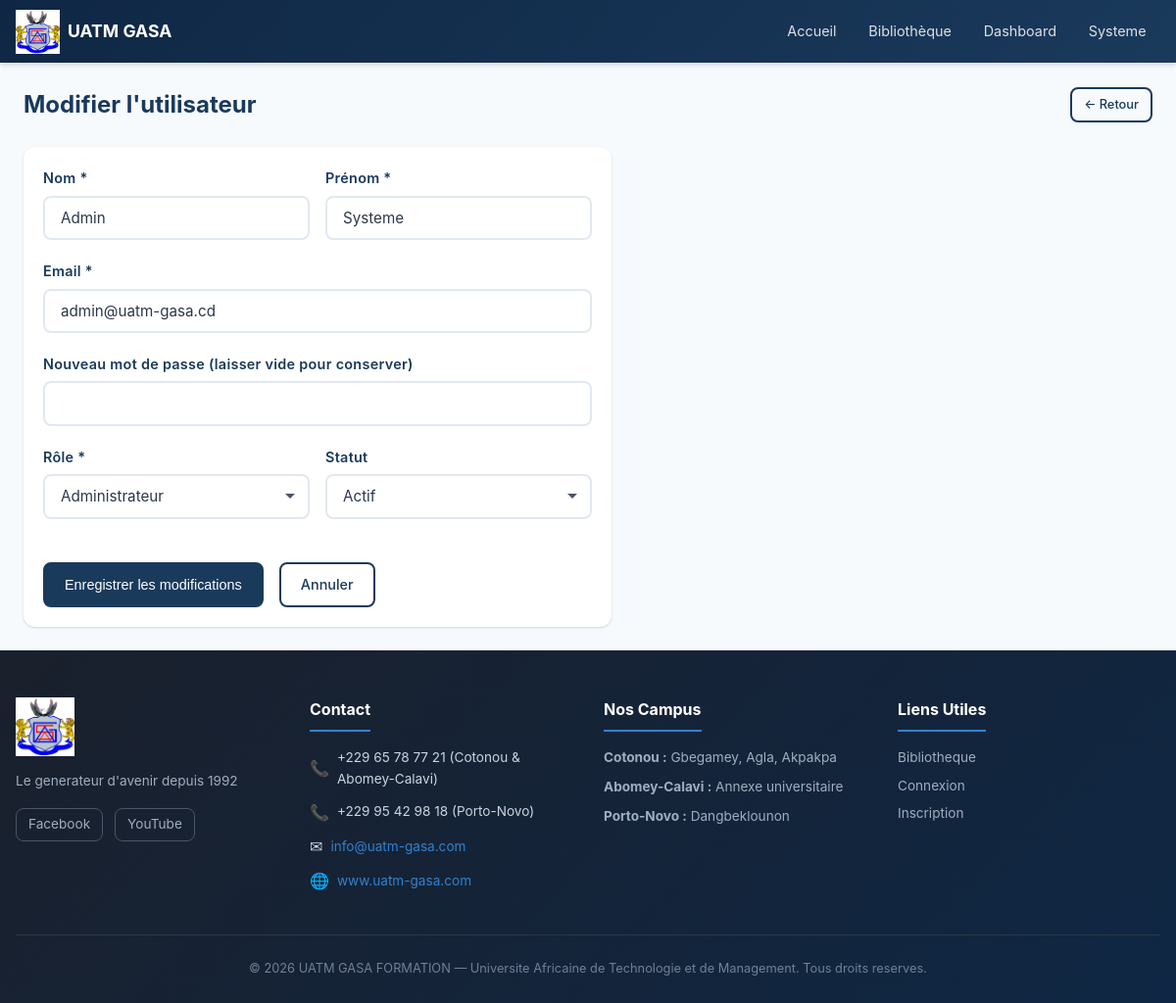
/admin/modifier_utilisateur.php?id=1 (signed in), run on the app's committed database.
### tables this page shows
CREATE TABLE `utilisateurs` (
    `id` INT UNSIGNED NOT NULL AUTO_INCREMENT,
    `role_id` INT UNSIGNED NOT NULL,
    `nom` VARCHAR(100) NOT NULL,
    `prenom` VARCHAR(100) NOT NULL,
    `email` VARCHAR(255) NOT NULL,
    `password` VARCHAR(255) NOT NULL,
    `telephone` VARCHAR(20) DEFAULT NULL,
    `avatar` VARCHAR(255) DEFAULT NULL,
    `statut` ENUM('actif', 'inactif', 'suspendu') DEFAULT 'actif',
    `derniere_connexion` TIMESTAMP NULL DEFAULT NULL,
    `created_at` TIMESTAMP DEFAULT CURRENT_TIMESTAMP,
    `updated_at` TIMESTAMP DEFAULT CURRENT_TIMESTAMP ON UPDATE CURRENT_TIMESTAMP,
    PRIMARY KEY (`id`),
    UNIQUE KEY `uk_utilisateurs_email` (`email`),
    KEY `idx_utilisateurs_role` (`role_id`),
    KEY `idx_utilisateurs_statut` (`statut`),
    CONSTRAINT `fk_utilisateurs_role` FOREIGN KEY (`role_id`) REFERENCES `roles` (`id`) ON DELETE RESTRICT ON UPDATE CASCADE
);

CREATE TABLE `roles` (
    `id` INT UNSIGNED NOT NULL AUTO_INCREMENT,
    `nom` VARCHAR(50) NOT NULL,
    `description` VARCHAR(255) DEFAULT NULL,
    `created_at` TIMESTAMP DEFAULT CURRENT_TIMESTAMP,
    PRIMARY KEY (`id`),
    UNIQUE KEY `uk_roles_nom` (`nom`)
);

### includes/functions.php (called while the page is built, shortened)
<?php
function sanitize($data) {
    return htmlspecialchars(trim((string) $data), ENT_QUOTES, 'UTF-8');
}

### admin/modifier_utilisateur.php (the view, shortened to what this page needs)
<?php
require_once __DIR__ . '/../includes/header.php';
$db = getDBConnection();
$userId = intval($_GET['id'] ?? 0);
$stmt = $db->prepare("SELECT * FROM utilisateurs WHERE id = ?");
$stmt->execute([$userId]);
$user = $stmt->fetch();
$roles = $db->query("SELECT * FROM roles ORDER BY id")->fetchAll();
?>
<div class="dashboard-container">
    <div class="dashboard-header">
        <h1 class="dashboard-title">Modifier l'utilisateur</h1>
        <a href="utilisateurs.php" class="btn btn-outline btn-sm">← Retour</a>
    </div>
    <div class="card" style="max-width: 600px;">
        <div class="card-body">
            <form method="POST" action="" novalidate>
                <div class="form-row">
                    <div class="form-group">
                        <label for="nom">Nom *</label>
                        <input type="text" id="nom" name="nom" class="form-control" value="<?= sanitize($_POST['nom'] ?? $user['nom']) ?>" required>
                    </div>
                    <div class="form-group">
                        <label for="prenom">Prénom *</label>
                        <input type="text" id="prenom" name="prenom" class="form-control" value="<?= sanitize($_POST['prenom'] ?? $user['prenom']) ?>" required>
                    </div>
                </div>
                <div class="form-group">
                    <label for="email">Email *</label>
                    <input type="email" id="email" name="email" class="form-control" value="<?= sanitize($_POST['email'] ?? $user['email']) ?>" required>
                </div>
                <div class="form-group">
                    <label for="password">Nouveau mot de passe (laisser vide pour conserver)</label>
                    <input type="password" id="password" name="password" class="form-control" minlength="8">
                </div>
                <div class="form-row">
                    <div class="form-group">
                        <label for="role_id">Rôle *</label>
                        <select id="role_id" name="role_id" class="form-control" required>
                            <?php foreach ($roles as $r): ?>
                            <option value="<?= $r['id'] ?>" <?= (intval($_POST['role_id'] ?? $user['role_id']) == $r['id']) ? 'selected' : '' ?>>
                                <?= ucfirst(sanitize($r['nom'])) ?>
                            </option>
                            <?php endforeach; ?>
                        </select>
                    </div>
                    <div class="form-group">
                        <label for="statut">Statut</label>
                        <select id="statut" name="statut" class="form-control">
                            <option value="actif" <?= ($_POST['statut'] ?? $user['statut']) === 'actif' ? 'selected' : '' ?>>Actif</option>
                        </select>
                    </div>
                </div>
                <div style="display: flex; gap: 1rem; margin-top: 1.5rem;">
                    <button type="submit" class="btn btn-primary">Enregistrer les modifications</button>
                    <a href="utilisateurs.php" class="btn btn-outline">Annuler</a>
                </div>
            </form>
        </div>
    </div>
</div>
<?php require_once __DIR__ . '/../includes/footer.php'; ?>

### assets/css/style.css (style rules this page uses)
:root { --primary: #1a3a5c; --primary-light: #2c5282; --primary-dark: #0f2744; --secondary: #2b6cb0; --accent: #3182ce; --success: #38a169; --warning: #d69e2e; --danger: #e53e3e; --info: #3182ce; --white: #ffffff; --gray-50: #f7fafc; --gray-100: #edf2f7; --gray-200: #e2e8f0; --gray-300: #cbd5e0; --gray-400: #a0aec0; --gray-500: #718096; --gray-600: #4a5568; --gray-700: #2d3748; --gray-800: #1a202c; --shadow-sm: 0 1px 2px rgba(0,0,0,0.05); --shadow: 0 1px 3px rgba(0,0,0,0.1), 0 1px 2px rgba(0,0,0,0.06); --shadow-md: 0 4px 6px rgba(0,0,0,0.07), 0 2px 4px rgba(0,0,0,0.06); --shadow-lg: 0 10px 15px rgba(0,0,0,0.1), 0 4px 6px rgba(0,0,0,0.05); --radius: 8px; --radius-lg: 12px; --transition: all 0.2s ease; }
* { margin: 0; padding: 0; box-sizing: border-box; }
body { font-family: -apple-system, BlinkMacSystemFont, 'Segoe UI', Roboto, sans-serif; background: var(--gray-50); color: var(--gray-700); line-height: 1.6; min-height: 100vh; display: flex; flex-direction: column; }
a { color: var(--secondary); text-decoration: none; transition: var(--transition); }
.btn { display: inline-flex; align-items: center; justify-content: center; padding: 0.6rem 1.25rem; border-radius: var(--radius); font-size: 0.9rem; font-weight: 500; cursor: pointer; transition: var(--transition); border: 2px solid transparent; text-decoration: none; gap: 0.5rem; }
.btn-primary { background: var(--primary); color: var(--white); border-color: var(--primary); }
.btn-outline { background: transparent; color: var(--primary); border-color: var(--primary); }
.btn-sm { padding: 0.35rem 0.75rem; font-size: 0.8rem; }
.form-group { margin-bottom: 1.25rem; }
.form-group label { display: block; margin-bottom: 0.4rem; font-weight: 600; color: var(--primary); font-size: 0.9rem; letter-spacing: 0.02em; }
.form-control { width: 100%; padding: 0.7rem 1rem; border: 2px solid var(--gray-200); border-radius: var(--radius); font-size: 0.95rem; font-family: inherit; transition: var(--transition); background-color: var(--white); background-image: none; background-repeat: no-repeat; color: var(--gray-700); }
.form-control::placeholder { color: var(--gray-400); }
select.form-control { -webkit-appearance: none; -moz-appearance: none; appearance: none; background-color: var(--white); background-repeat: no-repeat; background-position: right 0.75rem center; background-size: 12px 12px; padding-right: 2.5rem; cursor: pointer; color: var(--gray-700); font-size: 0.95rem; }
select.form-control option { background-color: var(--white); color: var(--gray-700); padding: 0.5rem; }
.form-row { display: grid; grid-template-columns: 1fr 1fr; gap: 1rem; }
.dashboard-container { max-width: 1200px; margin: 0 auto; padding: 1.5rem; }
.dashboard-header { display: flex; justify-content: space-between; align-items: center; margin-bottom: 1.5rem; flex-wrap: wrap; gap: 1rem; }
.dashboard-title { font-size: 1.5rem; color: var(--primary); font-weight: 700; }
.card { background: var(--white); border-radius: var(--radius-lg); box-shadow: var(--shadow); overflow: hidden; }
.card-body { padding: 1.25rem; }

### data on the page
utilisateurs: nom "Admin", prenom "Systeme", email "admin@uatm-gasa.cd", role_id "Administrateur", statut "Actif"

### other printed values
$_SESSION['user_prenom'] "Systeme"
